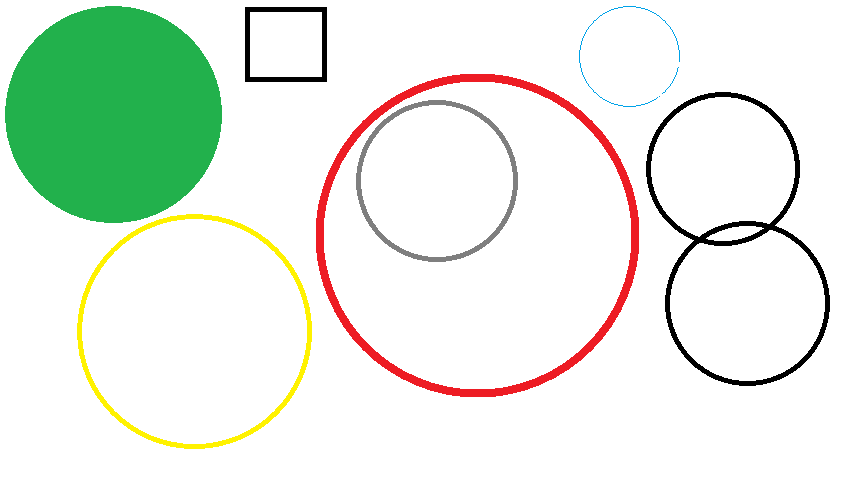
//> input picture Cirecle-Detection/circle.bmp, 850 x 500 px
$ ./main   (built with g++ and OpenCV 4)
//> lines starting //> are read from the running program, lines starting //| are printed output that depends on the picture; after the words box and inside, x2 and y2 are one past the last pixel; in counts of white or black regions, pixels touching at a corner belong together
//
//  main.cpp
//  CircleDetection
//
//  Created by Ives on 3/17/16.
//  Copyright © 2016 bochengw.twbbs.org. All rights reserved.
//

#include <opencv2/core/core.hpp>
#include <opencv2/imgproc/imgproc.hpp>
#include <opencv2/highgui/highgui.hpp>

#include <iostream>
#include <vector>

using namespace cv;
using namespace std;

string filename = "circle.bmp";
double canny_threshold = 0.8;
double circle_threshold = 0.7;
int iterations = 10000;

vector<Vec3f> circles;

void circleRandomSelect(Mat &image, vector<Vec3f> &circles, double canny_threshold, double circle_threshold, int threshold);
void drawCicles(Mat image, vector<Vec3f> circles);
Point2d generateCircle();

int main(int argc, char *argv[]) {

    Mat image = imread(filename,0);
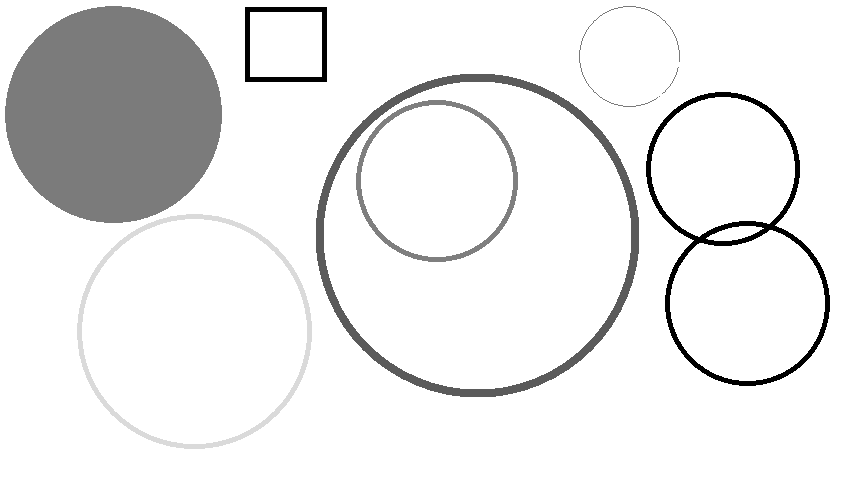
//> image: 500 rows x 850 cols, CV_8UC1; min 0, max 255, mean 235.6

    circleRandomSelect(image, circles, canny_threshold, circle_threshold, iterations);

    cout << "Found " << (int)circles.size() << " Circles." << endl;

    drawCicles(image, circles);

    return 0;
}

void circleRandomSelect(Mat &image, vector<Vec3f> &circles, double canny_threshold, double circle_threshold, int threshold) {
//> called with canny_threshold = 0.8, circle_threshold = 0.7, threshold = 10000

    circles.clear();

    Mat verticles;
    Canny(image, verticles, MAX(canny_threshold/2,1), canny_threshold, 3);
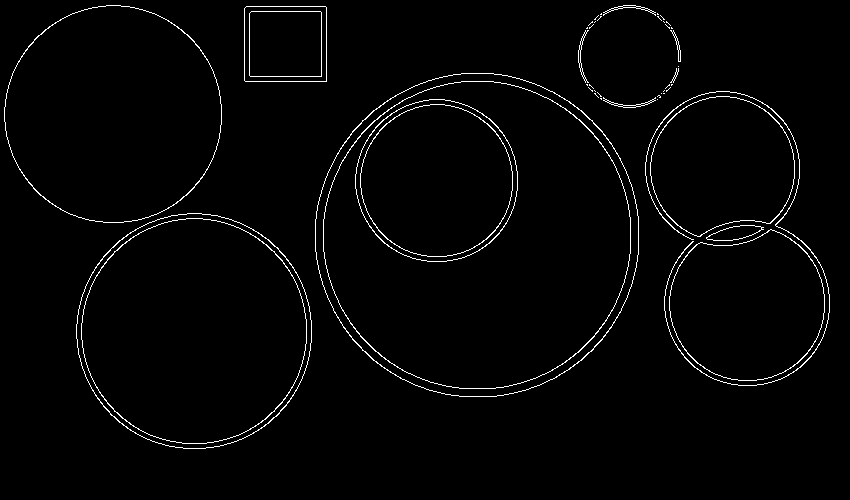
//> verticles: 500 rows x 850 cols, CV_8UC1; 2% white in thin lines or dots, all inside (x1, y1, x2, y2) = (4, 5, 830, 449)

    vector<Point2d> verticlesCollection;
    for(int i = 0; i < verticles.rows; i++) {
        for(int j = 0; j < verticles.cols; j++)  {
            if(verticles.at<unsigned char>(i,j) == 255) {
                verticlesCollection.push_back(cv::Point2d(j,i));
            }
        }
    }
//> after the loop, verticlesCollection = 8430 Points (x, y), first 12: [106, 5], [107, 5], [108, 5], [109, 5], [110, 5], [111, 5], [112, 5], [113, 5], [114, 5], [115, 5], [116, 5], [117, 5]

    int x,y;
    Point2d center;
    double radius;
    Point2d point1, point2, point3, point4;

    double AB, BC, CA, DC;
    double m_AB, b_AB, m_BC, b_BC;
    double XmidPoint_AB, YmidPoint_AB, XmidPoint_BC, YmidPoint_BC;
    double m2_AB,m2_BC, b2_AB, b2_BC;


    RNG rng;
    int min_point_separation = 10;
    int colinear_tolerance = 1;
    int radius_threshold = 3;
    int verticlesCollection_threshold = 10;

    for(int iteration = 0; iteration < threshold; iteration++) {

        point1 = verticlesCollection[rng.uniform((int)0, (int)verticlesCollection.size())];
        point2 = verticlesCollection[rng.uniform((int)0, (int)verticlesCollection.size())];
        point3 = verticlesCollection[rng.uniform((int)0, (int)verticlesCollection.size())];
        point4 = verticlesCollection[rng.uniform((int)0, (int)verticlesCollection.size())];

        AB = norm(point1 - point2);
        BC = norm(point2 - point3);
        CA = norm(point3 - point1);
        DC = norm(point4 - point3);

        if(AB < min_point_separation || BC < min_point_separation || CA < min_point_separation || DC < min_point_separation) continue;

        m_AB = (point2.y - point1.y) / (point2.x - point1.x + 0.000000001);
        b_AB = point2.y - m_AB*point2.x;

        m_BC = (point3.y - point2.y) / (point3.x - point2.x + 0.000000001);
        b_BC = point3.y - m_BC*point3.x;


        if(abs(point3.y - (m_AB*point3.x + b_AB + colinear_tolerance)) < colinear_tolerance) continue;


        XmidPoint_AB = (point2.x + point1.x) / 2.0;
        YmidPoint_AB = m_AB * XmidPoint_AB + b_AB;
        m2_AB = -1.0 / m_AB;
        b2_AB = YmidPoint_AB - m2_AB*XmidPoint_AB;

        XmidPoint_BC = (point3.x + point2.x) / 2.0;
        YmidPoint_BC = m_BC * XmidPoint_BC + b_BC;
        m2_BC = -1.0 / m_BC;
        b2_BC = YmidPoint_BC - m2_BC*XmidPoint_BC;

        x = (b2_AB - b2_BC) / (m2_BC - m2_AB);
        y = m2_AB * x + b2_AB;
        center = Point2d(x,y);
        radius = norm(center - point2);

        if(abs(norm(point4 - center) - radius) > radius_threshold) continue;

        vector<int> votes;
        vector<int> no_votes;
        for(int i = 0; i < (int)verticlesCollection.size(); i++) {
            double vote_radius = norm(verticlesCollection[i] - center);

            if(abs(vote_radius - radius) < radius_threshold) {
                votes.push_back(i);
            }
            else {
                no_votes.push_back(i);
            }
        }

        if((float)votes.size() / (2.0 * CV_PI * radius) >= circle_threshold) {
            circles.push_back(Vec3f(x,y,radius));

            vector<Point2d> new_verticlesCollection;
            for(int i = 0; i < (int)no_votes.size(); i++) {
                new_verticlesCollection.push_back(verticlesCollection[no_votes[i]]);
            }
            verticlesCollection.clear();
            verticlesCollection = new_verticlesCollection;
        }

        if((int)verticlesCollection.size() < verticlesCollection_threshold)
            break;
    }
//> in main, `circleRandomSelect(image, circles, canny_threshold, circle_threshold, ..`: circles = 8 items: [197, 333, 114.9], [472, 239, 158], [746, 302, 75.66], [480, 232, 157.4], [114, 113, 107.6], [725, 164, 77.03], [439, 183, 77.79], [191, 328, 114.7]
//| Found 8 Circles.

    return;
}

void drawCicles(Mat image, vector<Vec3f> circles) {
    cvtColor(image,image,CV_GRAY2RGB);
//> image: 500 rows x 850 cols, CV_8UC3
    for(int i = 0; i < (int)circles.size(); i++) {
        int x = circles[i][0];
        int y = circles[i][1];
        float rad = circles[i][2];
        circle(image, Point(x,y), rad, Scalar(255,0,0));
    }
//> this loop made 8 passes
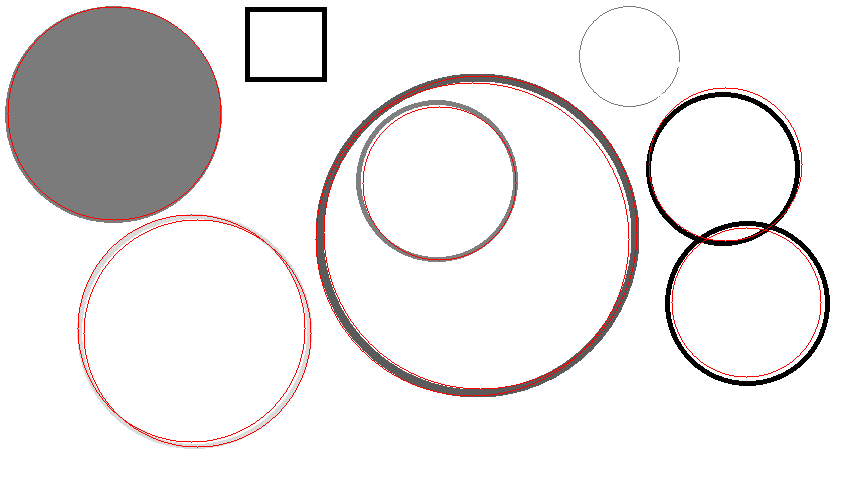
//> image: 500 rows x 850 cols, CV_8UC3; mean R, G, B 236.4, 233.4, 233.4

    imshow("circles", image);
    waitKey();
}
